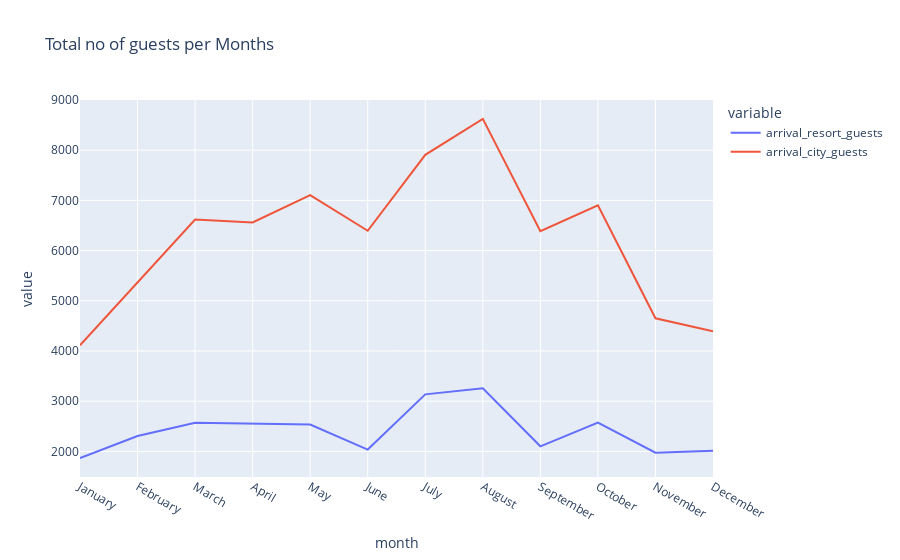

The notebook cell this image was saved under:
### Code cell
ex.line(data_frame=final_rush2, x='month', y=['arrival_resort_guests','arrival_city_guests'], title='Total no of guests per Months')

### Figure 1 — Plotly figure (JSON) as saved in the notebook; plotly's stock layout.template omitted (floating-point values rounded to 4 significant figures)
{"data": [{"hovertemplate": "variable=arrival_resort_guests<br>month=%{x}<br>value=%{y}<extra></extra>", "legendgroup": "arrival_resort_guests", "line": {"color": "#636efa", "dash": "solid"}, "mode": "lines", "name": "arrival_resort_guests", "orientation": "v", "showlegend": true, "type": "scatter", "x": ["January", "February", "March", "April", "May", "June", "July", "August", "September", "October", "November", "December"], "xaxis": "x", "y": [1866, 2308, 2571, 2550, 2535, 2037, 3137, 3257, 2102, 2575, 1975, 2014], "yaxis": "y"}, {"hovertemplate": "variable=arrival_city_guests<br>month=%{x}<br>value=%{y}<extra></extra>", "legendgroup": "arrival_city_guests", "line": {"color": "#EF553B", "dash": "solid"}, "mode": "lines", "name": "arrival_city_guests", "orientation": "v", "showlegend": true, "type": "scatter", "x": ["January", "February", "March", "April", "May", "June", "July", "August", "September", "October", "November", "December"], "xaxis": "x", "y": [4115, 5359, 6620, 6560, 7103, 6395, 7907, 8624, 6385, 6901, 4651, 4391], "yaxis": "y"}], "layout": {"legend": {"title": {"text": "variable"}, "tracegroupgap": 0}, "title": {"text": "Total no of guests per Months"}, "xaxis": {"anchor": "y", "domain": [0, 1], "title": {"text": "month"}}, "yaxis": {"anchor": "x", "domain": [0, 1], "title": {"text": "value"}}}}
